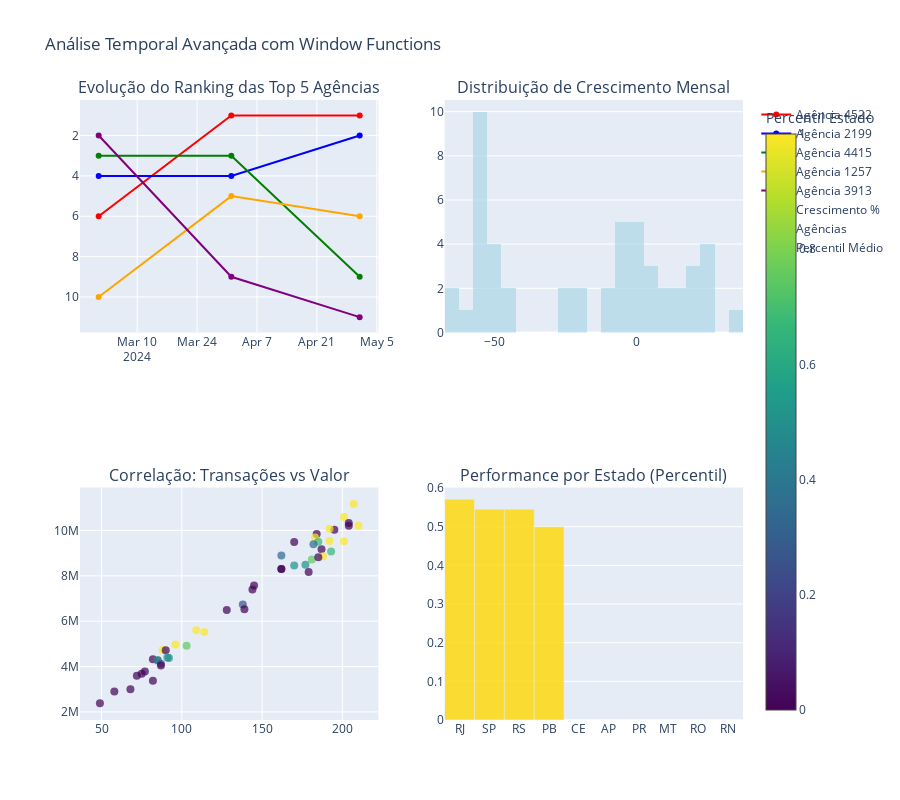

Notebook code for this chart:
### Markdown cell above
## 📈 Consulta 1: Análise Temporal de Performance com Ranking

**Objetivo**: Analisar a evolução temporal das agências usando window functions para ranking, crescimento e análise de trends.

### Code cell
# Primeiro, vamos verificar a conectividade com uma consulta simples
try:
    teste_conexao = pd.read_sql(text(f"SELECT COUNT(*) as total FROM {TARGET_SCHEMA}.agencia LIMIT 1"), engine)
    print(f"✅ Conexão OK - Total de agências: {teste_conexao['total'].iloc[0]}")
except Exception as e:
    print(f"❌ Erro de conexão: {e}")
    raise

# Consulta 1: Análise temporal de performance com ranking
query_1_text = f"""
WITH movimentacao_mensal AS (
    SELECT 
        a.codigo_agencia,
        a.nome as nome_agencia,
        a.cidade,
        a.estado,
        DATE_TRUNC('month', t.data_transacao) as mes_ano,
        COUNT(t.id_transacao) as total_transacoes,
        SUM(t.valor) as valor_total,
        AVG(t.valor) as valor_medio
    FROM {TARGET_SCHEMA}.agencia a
    JOIN {TARGET_SCHEMA}.conta c ON a.codigo_agencia = c.codigo_agencia
    JOIN {TARGET_SCHEMA}.transacao_conta t ON c.id_conta = t.id_conta
    WHERE t.data_transacao >= '2024-01-01'
    GROUP BY a.codigo_agencia, a.nome, a.cidade, a.estado, 
             DATE_TRUNC('month', t.data_transacao)
),
ranking_performance AS (
    SELECT *,
        -- Rankings mensais
        RANK() OVER (PARTITION BY mes_ano ORDER BY valor_total DESC) as ranking_valor_mes,
        RANK() OVER (PARTITION BY mes_ano ORDER BY total_transacoes DESC) as ranking_transacoes_mes,
        
        -- Análise temporal com LAG
        LAG(valor_total, 1) OVER (PARTITION BY codigo_agencia ORDER BY mes_ano) as valor_mes_anterior,
        LAG(total_transacoes, 1) OVER (PARTITION BY codigo_agencia ORDER BY mes_ano) as transacoes_mes_anterior,
        
        -- Médias móveis (3 meses)
        AVG(valor_total) OVER (
            PARTITION BY codigo_agencia 
            ORDER BY mes_ano 
            ROWS BETWEEN 2 PRECEDING AND CURRENT ROW
        ) as media_movel_3m_valor,
        
        AVG(total_transacoes) OVER (
            PARTITION BY codigo_agencia 
            ORDER BY mes_ano 
            ROWS BETWEEN 2 PRECEDING AND CURRENT ROW
        ) as media_movel_3m_transacoes,
        
        -- Percentil por estado
        PERCENT_RANK() OVER (PARTITION BY estado, mes_ano ORDER BY valor_total) as percentil_estado
        
    FROM movimentacao_mensal
),
crescimento_calculado AS (
    SELECT *,
        CASE 
            WHEN valor_mes_anterior > 0 THEN 
                ((valor_total - valor_mes_anterior) / valor_mes_anterior::float) * 100
            ELSE NULL 
        END as crescimento_valor_pct,
        
        CASE 
            WHEN transacoes_mes_anterior > 0 THEN 
                ((total_transacoes - transacoes_mes_anterior) / transacoes_mes_anterior::float) * 100
            ELSE NULL 
        END as crescimento_transacoes_pct
        
    FROM ranking_performance
)
SELECT 
    codigo_agencia,
    nome_agencia,
    cidade,
    estado,
    mes_ano,
    total_transacoes,
    valor_total,
    ranking_valor_mes,
    ranking_transacoes_mes,
    crescimento_valor_pct,
    crescimento_transacoes_pct,
    media_movel_3m_valor,
    percentil_estado,
    CASE 
        WHEN percentil_estado >= 0.8 THEN 'Top 20%'
        WHEN percentil_estado >= 0.6 THEN 'Acima da Média'
        WHEN percentil_estado >= 0.4 THEN 'Média'
        WHEN percentil_estado >= 0.2 THEN 'Abaixo da Média'
        ELSE 'Bottom 20%'
    END as classificacao_estado
FROM crescimento_calculado
WHERE mes_ano >= '2024-01-01'
ORDER BY mes_ano DESC, ranking_valor_mes
LIMIT 50;
"""

try:
    resultado_1 = pd.read_sql(text(query_1_text), engine)
    
    print("📈 ANÁLISE TEMPORAL DE PERFORMANCE COM RANKING")
    print("=" * 100)
    print(f"{'Agência':<8} {'Cidade':<12} {'Mês':<8} {'Rank Val':<8} {'Crescimento':<11} {'Classificação':<15}")
    print("-" * 100)

    for _, row in resultado_1.head(15).iterrows():
        mes_str = row['mes_ano'].strftime('%Y-%m') if pd.notna(row['mes_ano']) else 'N/A'
        crescimento = f"{row['crescimento_valor_pct']:.1f}%" if pd.notna(row['crescimento_valor_pct']) else 'N/A'
        
        print(f"{row['codigo_agencia']:<8} {row['cidade'][:11]:<12} {mes_str:<8} "
              f"{row['ranking_valor_mes']:>6} {crescimento:>10} {row['classificacao_estado']:<15}")

    # Visualizações avançadas
    fig = make_subplots(
        rows=2, cols=2,
        subplot_titles=(
            'Evolução do Ranking das Top 5 Agências',
            'Distribuição de Crescimento Mensal',
            'Correlação: Transações vs Valor',
            'Performance por Estado (Percentil)'
        ),
        specs=[[{"type": "scatter"}, {"type": "histogram"}],
               [{"type": "scatter"}, {"type": "bar"}]]
    )

    # Gráfico 1: Evolução do ranking
    if len(resultado_1) > 0:
        top_agencias = resultado_1.groupby('codigo_agencia')['valor_total'].sum().nlargest(5).index
        cores = ['red', 'blue', 'green', 'orange', 'purple']

        for i, agencia in enumerate(top_agencias):
            dados_agencia = resultado_1[resultado_1['codigo_agencia'] == agencia].sort_values('mes_ano')
            fig.add_trace(
                go.Scatter(
                    x=dados_agencia['mes_ano'],
                    y=dados_agencia['ranking_valor_mes'],
                    mode='lines+markers',
                    name=f'Agência {agencia}',
                    line=dict(color=cores[i]),
                    yaxis='y'
                ),
                row=1, col=1
            )

        # Gráfico 2: Distribuição de crescimento
        crescimentos_validos = resultado_1['crescimento_valor_pct'].dropna()
        if len(crescimentos_validos) > 0:
            fig.add_trace(
                go.Histogram(
                    x=crescimentos_validos,
                    nbinsx=20,
                    name='Crescimento %',
                    marker_color='lightblue',
                    opacity=0.7
                ),
                row=1, col=2
            )

        # Gráfico 3: Correlação
        fig.add_trace(
            go.Scatter(
                x=resultado_1['total_transacoes'],
                y=resultado_1['valor_total'],
                mode='markers',
                text=resultado_1['codigo_agencia'],
                name='Agências',
                marker=dict(
                    size=8,
                    color=resultado_1['percentil_estado'],
                    colorscale='Viridis',
                    colorbar=dict(title="Percentil Estado"),
                    opacity=0.7
                )
            ),
            row=2, col=1
        )

        # Gráfico 4: Performance por estado
        perf_estado = resultado_1.groupby('estado')['percentil_estado'].mean().sort_values(ascending=False).head(10)
        fig.add_trace(
            go.Bar(
                x=perf_estado.index,
                y=perf_estado.values,
                name='Percentil Médio',
                marker_color='gold',
                opacity=0.8
            ),
            row=2, col=2
        )

        # Inverter eixo Y do ranking (1 = melhor)
        fig.update_yaxes(autorange="reversed", row=1, col=1)

        fig.update_layout(height=800, showlegend=True, title_text="Análise Temporal Avançada com Window Functions")
        fig.show()

        # Estatísticas de resumo
        print(f"\n📊 Insights Avançados:")
        if len(resultado_1[resultado_1['ranking_valor_mes'] == 1]) > 0:
            melhor_agencia = resultado_1.loc[resultado_1['ranking_valor_mes'] == 1].iloc[0]
            print(f"• Líder atual: Agência {melhor_agencia['codigo_agencia']} ({melhor_agencia['cidade']})")
        
        if len(crescimentos_validos) > 0:
            print(f"• Crescimento médio: {crescimentos_validos.mean():.2f}%")
            print(f"• Volatilidade (std): {crescimentos_validos.std():.2f}%")
        
        print(f"• Estados top performance: {', '.join(perf_estado.head(3).index)}")
        print(f"• Total de registros analisados: {len(resultado_1)}")
    else:
        print("⚠️ Nenhum resultado encontrado na consulta")

except Exception as e:
    print(f"❌ Erro na execução da consulta: {e}")
    import traceback
    traceback.print_exc()

### Figure 1 — Plotly figure (JSON) as saved in the notebook; plotly's stock layout.template omitted (floating-point values rounded to 4 significant figures)
{"data": [{"line": {"color": "red"}, "mode": "lines+markers", "name": "Agência 4522", "type": "scatter", "x": ["2024-03-01T00:00:00.000000000", "2024-04-01T00:00:00.000000000", "2024-05-01T00:00:00.000000000"], "xaxis": "x", "y": [6, 1, 1], "yaxis": "y"}, {"line": {"color": "blue"}, "mode": "lines+markers", "name": "Agência 2199", "type": "scatter", "x": ["2024-03-01T00:00:00.000000000", "2024-04-01T00:00:00.000000000", "2024-05-01T00:00:00.000000000"], "xaxis": "x", "y": [4, 4, 2], "yaxis": "y"}, {"line": {"color": "green"}, "mode": "lines+markers", "name": "Agência 4415", "type": "scatter", "x": ["2024-03-01T00:00:00.000000000", "2024-04-01T00:00:00.000000000", "2024-05-01T00:00:00.000000000"], "xaxis": "x", "y": [3, 3, 9], "yaxis": "y"}, {"line": {"color": "orange"}, "mode": "lines+markers", "name": "Agência 1257", "type": "scatter", "x": ["2024-03-01T00:00:00.000000000", "2024-04-01T00:00:00.000000000", "2024-05-01T00:00:00.000000000"], "xaxis": "x", "y": [10, 5, 6], "yaxis": "y"}, {"line": {"color": "purple"}, "mode": "lines+markers", "name": "Agência 3913", "type": "scatter", "x": ["2024-03-01T00:00:00.000000000", "2024-04-01T00:00:00.000000000", "2024-05-01T00:00:00.000000000"], "xaxis": "x", "y": [2, 9, 11], "yaxis": "y"}, {"marker": {"color": "lightblue"}, "name": "Crescimento %", "nbinsx": 20, "opacity": 0.7, "type": "histogram", "x": [-49.82, -46.02, -23.79, -53.6, -44.24, -53.04, -47.98, -54.06, -58.16, -52.75, -51.99, -52.68, -55.94, -48.81, -55.6, -56.01, -55.54, -55.41, -65.03, -63.43, 17.52, 25.11, 4.946, 5.52, 13.79, 7.516, -3.395, -3.458, -11.71, -8.587, -0.6491, 19.35, 20.8, -18.74, -0.2062, 14.62, -4.388, -18.54, -23.38, 4.35, 34.46, 22.83, 24.56, 1.083, -0.7515, 0.3797, -2.879, 26.65, -4.281, 10.61], "xaxis": "x2", "yaxis": "y2"}, {"marker": {"color": [1.0, 1.0, 1.0, 0.75, 1.0, 0.0, 0.5, 0.5, 0.0, 0.6667, 0.3333, 0.25, 0.0, 0.0, 0.0, 0.0, 0.0, 0.0, 0.0, 0.0, 1.0, 1.0, 0.0, 1.0, 0.0, 1.0, 0.0, 0.6667, 0.3333, 0.75, 0.5, 0.5, 0.0, 0.0, 0.0, 0.0, 0.0, 0.25, 0.0, 0.0, 0.0, 1.0, 0.0, 1.0, 1.0, 0.6667, 0.0, 0.3333, 1.0, 0.0], "colorbar": {"title": {"text": "Percentil Estado"}}, "colorscale": [[0, "#440154"], [0.1111, "#482878"], [0.2222, "#3e4989"], [0.3333, "#31688e"], [0.4444, "#26828e"], [0.5556, "#1f9e89"], [0.6667, "#35b779"], [0.7778, "#6ece58"], [0.8889, "#b5de2b"], [1, "#fde725"]], "opacity": 0.7, "size": 8}, "mode": "markers", "name": "Agências", "text": ["4522", "2199", "4123", "5981", "8316", "1257", "6319", "7273", "4415", "4593", "3913", "5430", "1714", "6840", "6187", "1971", "1722", "5772", "6891", "2515", "4522", "5981", "4415", "2199", "1257", "7273", "1714", "4593", "3913", "5430", "8316", "6319", "6891", "6187", "1971", "1722", "6840", "5772", "4123", "2515", "6187", "3913", "4415", "2199", "5430", "4522", "1714", "4593", "7273", "1257"], "type": "scatter", "x": [109, 114, 96, 103, 88, 90, 91, 92, 82, 85, 85, 87, 87, 77, 75, 72, 82, 68, 58, 49, 207, 201, 204, 210, 195, 201, 187, 193, 162, 181, 177, 170, 162, 162, 179, 145, 144, 138, 139, 128, 204, 192, 184, 183, 192, 185, 170, 182, 188, 185], "xaxis": "x3", "y": [5601000.0, 5518000.0, 4974000.0, 4914000.0, 4733000.0, 4713000.0, 4399000.0, 4376000.0, 4324000.0, 4287000.0, 4271000.0, 4126000.0, 4041000.0, 3786000.0, 3684000.0, 3592000.0, 3368000.0, 3004000.0, 2904000.0, 2375000.0, 11160000.0, 10590000.0, 10330000.0, 10220000.0, 10040000.0, 9526000.0, 9171000.0, 9073000.0, 8895000.0, 8720000.0, 8488000.0, 8456000.0, 8303000.0, 8298000.0, 8166000.0, 7575000.0, 7395000.0, 6736000.0, 6527000.0, 6495000.0, 10210000.0, 10070000.0, 9847000.0, 9687000.0, 9539000.0, 9499000.0, 9493000.0, 9398000.0, 8860000.0, 8821000.0], "yaxis": "y3"}, {"marker": {"color": "gold"}, "name": "Percentil Médio", "opacity": 0.8, "type": "bar", "x": ["RJ", "SP", "RS", "PB", "CE", "AP", "PR", "MT", "RO", "RN"], "xaxis": "x4", "y": [0.5714, 0.5455, 0.5455, 0.5, 0.0, 0.0, 0.0, 0.0, 0.0, 0.0], "yaxis": "y4"}], "layout": {"annotations": [{"font": {"size": 16}, "showarrow": false, "text": "Evolução do Ranking das Top 5 Agências", "x": 0.225, "xanchor": "center", "xref": "paper", "y": 1, "yanchor": "bottom", "yref": "paper"}, {"font": {"size": 16}, "showarrow": false, "text": "Distribuição de Crescimento Mensal", "x": 0.775, "xanchor": "center", "xref": "paper", "y": 1, "yanchor": "bottom", "yref": "paper"}, {"font": {"size": 16}, "showarrow": false, "text": "Correlação: Transações vs Valor", "x": 0.225, "xanchor": "center", "xref": "paper", "y": 0.375, "yanchor": "bottom", "yref": "paper"}, {"font": {"size": 16}, "showarrow": false, "text": "Performance por Estado (Percentil)", "x": 0.775, "xanchor": "center", "xref": "paper", "y": 0.375, "yanchor": "bottom", "yref": "paper"}], "height": 800, "showlegend": true, "title": {"text": "Análise Temporal Avançada com Window Functions"}, "xaxis": {"anchor": "y", "domain": [0, 0.45]}, "xaxis2": {"anchor": "y2", "domain": [0.55, 1]}, "xaxis3": {"anchor": "y3", "domain": [0, 0.45]}, "xaxis4": {"anchor": "y4", "domain": [0.55, 1]}, "yaxis": {"anchor": "x", "autorange": "reversed", "domain": [0.625, 1]}, "yaxis2": {"anchor": "x2", "domain": [0.625, 1]}, "yaxis3": {"anchor": "x3", "domain": [0, 0.375]}, "yaxis4": {"anchor": "x4", "domain": [0, 0.375]}}}
